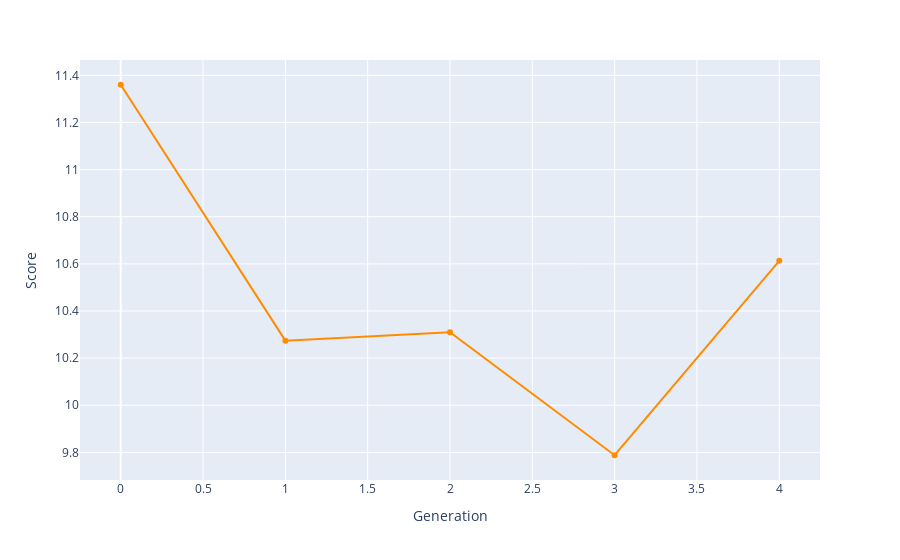

The notebook cell saved with this chart:
### Code cell
bestRankDF = pd.DataFrame(bestRank, columns=['Score', 'Schedule'])
bestRank
bestRankDF['Generation'] = bestRankDF.index.values
fig = px.line(bestRankDF, x='Generation', y='Score',
              hover_data=['Schedule'], markers=True)
fig.update_traces(line_color='DarkOrange')
fig.show()
fileName = f'p{popSize}g{generations}n{nSwaps}.html'
fig.write_html(f'charts/{fileName}', include_plotlyjs="cdn")

### Figure 1 — Plotly figure (JSON) as saved in the notebook; plotly's stock layout.template omitted (floating-point values rounded to 4 significant figures; data arrays with more than 128 entries replaced by an {"elided": "..."} marker saying what was removed)
{"data": [{"customdata": {"elided": "5x1x48 int values"}, "hovertemplate": "Generation=%{x}<br>Score=%{y}<br>Schedule=%{customdata[0]}<extra></extra>", "legendgroup": "", "line": {"color": "DarkOrange", "dash": "solid"}, "marker": {"symbol": "circle"}, "mode": "markers+lines", "name": "", "orientation": "v", "showlegend": false, "type": "scatter", "x": [0, 1, 2, 3, 4], "xaxis": "x", "y": [11.36, 10.27, 10.31, 9.788, 10.61], "yaxis": "y"}], "layout": {"legend": {"tracegroupgap": 0}, "margin": {"t": 60}, "xaxis": {"anchor": "y", "domain": [0, 1], "title": {"text": "Generation"}}, "yaxis": {"anchor": "x", "domain": [0, 1], "title": {"text": "Score"}}}}
